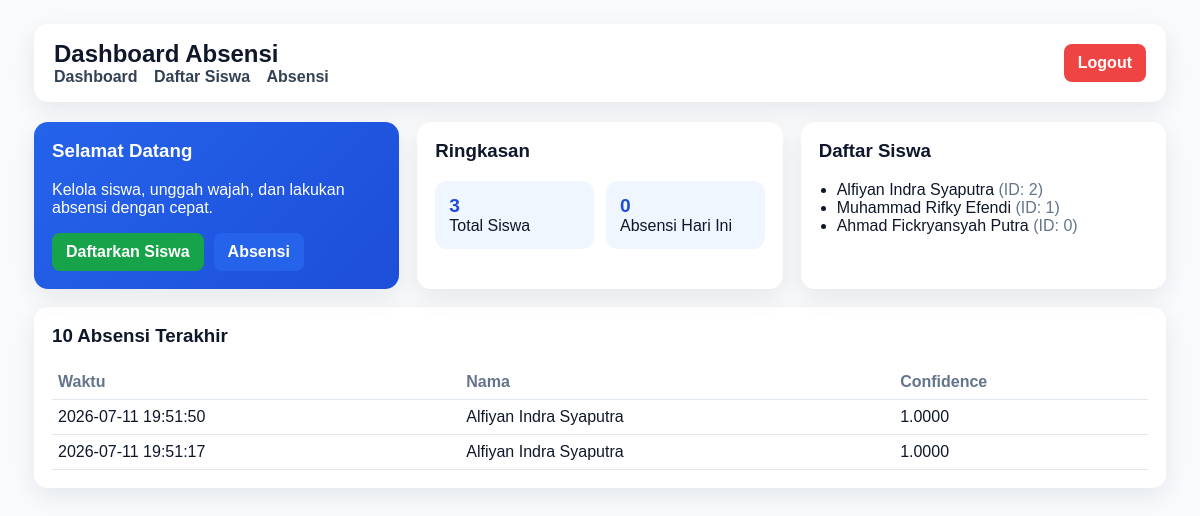
The app's page /dashboard (signed in) with its own data.
### tables this page shows
CREATE TABLE students (
            id INTEGER PRIMARY KEY AUTOINCREMENT,
            student_id TEXT UNIQUE NOT NULL,
            name TEXT NOT NULL,
            created_by INTEGER NOT NULL,
            created_at TEXT NOT NULL
        );

CREATE TABLE attendance (
            id INTEGER PRIMARY KEY AUTOINCREMENT,
            student_id TEXT NOT NULL,
            student_name TEXT NOT NULL,
            recorded_at TEXT NOT NULL,
            confidence REAL NOT NULL
        );

### app.py (the view)
    def wrapper(*args, **kwargs):
        if 'user_id' not in session:
            return redirect(url_for('login'))
        return func(*args, **kwargs)

### app.py (called while the page is built)
def get_db():
    conn = sqlite3.connect(DB_PATH)
    conn.row_factory = sqlite3.Row
    return conn

def login_required(func):
    def wrapper(*args, **kwargs):
        if 'user_id' not in session:
            return redirect(url_for('login'))
        return func(*args, **kwargs)
    wrapper.__name__ = func.__name__
    return wrapper

def get_registered_students():
    conn = get_db()
    students = conn.execute('SELECT * FROM students ORDER BY id DESC').fetchall()
    conn.close()
    return students

@app.route('/dashboard')
@login_required
def dashboard():
    students = get_registered_students()
    conn = get_db()
    attendance_rows = conn.execute('SELECT * FROM attendance ORDER BY id DESC LIMIT 10').fetchall()
    attendance_today = conn.execute(
        'SELECT COUNT(*) AS count FROM attendance WHERE date(recorded_at) = ?',
        (datetime.now().strftime('%Y-%m-%d'),)
    ).fetchone()['count']
    conn.close()
    return render_template(
        'dashboard.html',
        students=students,
        attendance_rows=attendance_rows,
        total_students=len(students),
        attendance_today=attendance_today,
    )

### templates/dashboard.html (shortened to what this page needs)
<!doctype html>
<html>
<head>
</head>
<body>
  <div class="container">
    <div class="topbar">
      <div>
        <h2>Dashboard Absensi</h2>
        <nav>
          <a href="{{ url_for('dashboard') }}">Dashboard</a>
          <a href="{{ url_for('register_student') }}">Daftar Siswa</a>
          <a href="{{ url_for('attendance') }}">Absensi</a>
        </nav>
      </div>
      <a class="logout" href="{{ url_for('logout') }}">Logout</a>
    </div>
    <div class="grid">
      <div class="card hero">
        <h3>Selamat Datang</h3>
        <p>Kelola siswa, unggah wajah, dan lakukan absensi dengan cepat.</p>
        <div class="button-row">
          <a class="button secondary" href="{{ url_for('register_student') }}">Daftarkan Siswa</a>
          <a class="button" href="{{ url_for('attendance') }}">Absensi</a>
        </div>
      </div>
      <div class="card">
        <h3>Ringkasan</h3>
        <div class="stats">
          <div class="stat-box"><strong>{{ total_students }}</strong>Total Siswa</div>
          <div class="stat-box"><strong>{{ attendance_today }}</strong>Absensi Hari Ini</div>
        </div>
      </div>
      <div class="card">
        <h3>Daftar Siswa</h3>
        <ul>
          {% for student in students %}
          <li>{{ student.name }} <span style="color:#64748b">(ID: {{ student.student_id }})</span></li>
          {% else %}
          <li>Belum ada siswa terdaftar.</li>
          {% endfor %}
        </ul>
      </div>
    </div>
    <div class="card" style="margin-top:18px;">
      <h3>10 Absensi Terakhir</h3>
      <table>
        <tr><th>Waktu</th><th>Nama</th><th>Confidence</th></tr>
        {% for row in attendance_rows %}
        <tr><td>{{ row.recorded_at }}</td><td>{{ row.student_name }}</td><td>{{ '%.4f'|format(row.confidence) }}</td></tr>
        {% else %}
        <tr><td colspan="3">Belum ada absensi.</td></tr>
        {% endfor %}
      </table>
    </div>
  </div>
</body>
</html>

### templates/dashboard.html (style rules this page uses)
* { box-sizing: border-box; }
body { margin: 0; font-family: Arial, sans-serif; background: #f8fafc; color: #0f172a; }
.container { max-width: 1180px; margin: 0 auto; padding: 24px; }
.topbar { display: flex; justify-content: space-between; align-items: center; margin-bottom: 20px; padding: 16px 20px; background: white; border-radius: 14px; box-shadow: 0 8px 24px rgba(15,23,42,0.08); }
.topbar h2 { margin: 0; }
.topbar nav a { color: #334155; text-decoration: none; margin-right: 12px; font-weight: 600; }
.topbar .logout { background: #ef4444; color: white; padding: 10px 14px; text-decoration: none; border-radius: 8px; font-weight: 700; }
.grid { display: grid; gap: 18px; grid-template-columns: repeat(auto-fit, minmax(250px, 1fr)); }
.card { background: white; padding: 18px; border-radius: 14px; box-shadow: 0 8px 24px rgba(15,23,42,0.08); }
.card h3 { margin-top: 0; }
.hero { background: linear-gradient(135deg, #2563eb, #1d4ed8); color: white; }
.stats { display: flex; gap: 12px; flex-wrap: wrap; }
.stat-box { flex: 1; min-width: 140px; background: #eff6ff; border-radius: 12px; padding: 14px; }
.stat-box strong { font-size: 1.2rem; display: block; color: #1d4ed8; }
.button-row { display: flex; flex-wrap: wrap; gap: 10px; margin-top: 8px; }
.button { display: inline-block; background: #2563eb; color: white; padding: 10px 14px; text-decoration: none; border-radius: 8px; font-weight: 700; }
.button.secondary { background: #16a34a; }
ul { padding-left: 18px; }
table { width: 100%; border-collapse: collapse; margin-top: 8px; }
th, td { border-bottom: 1px solid #e2e8f0; padding: 8px 6px; text-align: left; }
th { color: #64748b; }

### records on screen
students: name "Alfiyan Indra Syaputra", student_id "2"
students: name "Muhammad Rifky Efendi", student_id "1"
students: name "Ahmad Fickryansyah Putra", student_id "0"
attendance: recorded_at "2026-07-11 19:51:50", student_name "Alfiyan Indra Syaputra", confidence "1.0000"
attendance: recorded_at "2026-07-11 19:51:17", student_name "Alfiyan Indra Syaputra", confidence "1.0000"

### other values on screen
{{ total_students }} "3"
{{ attendance_today }} "0"
